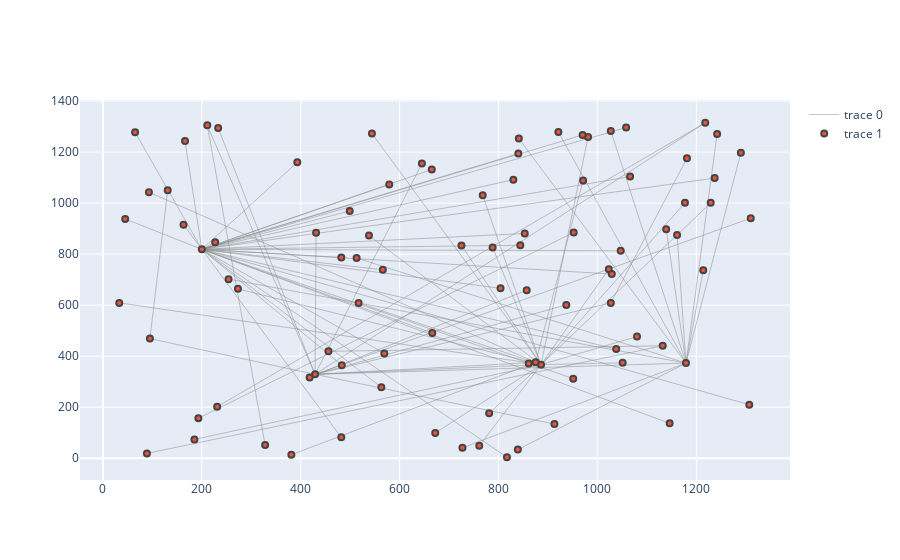

Notebook code for this chart:
### Code cell
# START get depth of the data
depth = 4
data = list(filter(lambda x: parsed_dict[x]['finalParent'] == 'MASTER' and
                   parsed_dict[x]['depth'] < 4,
                     parsed_dict.keys()))
newData = set(data)
# for i in data:
#     newData.add(parsed_dict[i]['parent'])
for i in newData:
    local_depth = depth
    parent = parsed_dict[i]['parent']
    local = i
    if parent == None or i == None:
        continue

    while local_depth >= 0:
        edges.append((local, parent))
        if i in newData or parent in newData:
            nodes.add(i)
            nodes.add(parent)
        if i:
            parent = parsed_dict[i]['parent']
        else:
            edges.append((local, ''))
            nodes.add(i)
            nodes.add(parent)
            nodes.add('SourceOfGraph')
            break
        local_depth -= 1
            
# END get depth of the data
            
G = nx.Graph()
G.add_nodes_from(list(nodes))
pos = {v: [random.randint(0, len(edges)) for i in range(dim)] for v in nodes} # TODO this is not good in here 
nx.set_node_attributes(G, pos, "pos")

G.add_edges_from(edges)

edge_x = []
edge_y = []
for edge in G.edges():
    x0, y0 = G.nodes[edge[0]]['pos']
    x1, y1 = G.nodes[edge[1]]['pos']
    edge_x.append(x0)
    edge_x.append(x1)
    edge_x.append(None)
    edge_y.append(y0)
    edge_y.append(y1)
    edge_y.append(None)

edge_trace = go.Scatter(
    x=edge_x, y=edge_y,
    line=dict(width=0.5, color='#888'),
    mode='lines')
node_x = []
node_y = []
for node in nodes:
    x, y = G.nodes[node]['pos']
    node_x.append(x)
    node_y.append(y)


node_trace = go.Scatter(
    x=node_x, y=node_y,
    mode='markers',
    hoverinfo='text',
    marker=dict(line_width=2))

node_adjacencies = []
node_text = []
for node in G.nodes():
    node_text.append(node)

node_trace.text = node_text

fig = go.Figure(data=[edge_trace, node_trace],
             layout=go.Layout(
                titlefont_size=16))
fig.show()

### Figure 1 — Plotly figure (JSON) as saved in the notebook; plotly's stock layout.template omitted (floating-point values rounded to 4 significant figures; data arrays with more than 128 entries replaced by an {"elided": "..."} marker saying what was removed)
{"data": [{"line": {"color": "#888", "width": 0.5}, "mode": "lines", "type": "scatter", "x": {"elided": "264 int values"}, "y": {"elided": "264 int values"}}, {"hoverinfo": "text", "marker": {"line": {"width": 2}}, "mode": "markers", "text": ["SURINC", "YOE_CUCONVCA", "SURAND1", "SUALNUD", "SUINTFLEX", "FIELD_CONTAINER_GP_MOD", "SUPP", "SU_GRIB_API", "SUPPVI", "IFS_INIT", "SUIAU", "MODEL_MOD:MODEL_DELETE", "SUMDDH", "YOMGSGEOM", "INI_SPP", "FIELDS_MOD:FIELDS_DELETE", "SUTRAJP", "SUMCC", "SULUN", "SUCT1", "YOMCSGEOM", "SUVWRK", "TESTVAR_MIX", "SUSPVARIABLES", "SU1YOM", "SUALDYN_DDH", "GRIB_HANDLES_MOD", "GEOMETRY_MOD", "SUALGCO", "SUMCUF", "SPNG_MOD", "YOMCST", "SUALMDH", "FALSIFY_SURF_FLDS", "MTRAJ_MOD", "SUJFH", "SUSAVTEND", "SUFP_CTL", "MODEL_MOD", "SUMP0", "FINAL_STATS", "SU0YOMA", "SUCT0", "SUCHET", "SURLX", "YOMGWDIAG", "SUIOS", "SU0YOMB", "SUALLO", "MASTER", "SUDIMO", "GEOMETRY_MOD:GEOMETRY_DELETE", "ALLOCATE_EMPTY_TRAJECTORY", "SUALTDH", "SUOPH", "OPDIS", "SURES", "IOSTREAM_MIX:IOSTREAM_STATS", "SUDIMF1", "SUDIMF2", "SULSFORC", "GET_SPP_CONF", "SUCST_IFSAUX", "IFLUSHFDBSUBS", "FIELDS_MOD", "CNT0", "SUGRIB", "SUECHK", "IOSTREAM_MIX:CLOSE_IOSTREAM", "CNT1", "SUTIM", "SU_SURF_FLDS", "SUALSPA", "SUIOSTREAM", "SUINI", "YEMLBC_INIT", ">MPL-GATHER", "GSTATS_OUTPUT_IFS", "supergom_final", "MODULE_RADTC_MIX", "SUDIM_TRAJ", "SUMPINI_PRT", "SUVAREPS", "SUMSC", "SUETLDIAG", "supergom_final%class_supergom", "SUNUD", "SUTRANS0", "supergom_destroy", "SURIP0", "DEALXMO", "SUSC2C"], "type": "scatter", "x": [1080, 666, 483, 566, 1146, 1307, 163, 1066, 1023, 886, 482, 95, 817, 89, 569, 875, 513, 727, 788, 517, 456, 33, 499, 830, 193, 65, 1229, 937, 853, 1029, 840, 185, 45, 381, 233, 781, 921, 544, 131, 1177, 1027, 1179, 981, 1290, 579, 1038, 227, 200, 1214, 645, 1058, 1132, 951, 665, 1139, 1181, 1237, 1218, 1242, 839, 482, 1047, 861, 328, 431, 429, 393, 841, 211, 952, 672, 1161, 844, 804, 725, 538, 231, 913, 1310, 563, 254, 761, 970, 768, 273, 418, 1027, 1051, 857, 93, 971, 166], "y": [477, 491, 365, 739, 137, 210, 915, 1104, 741, 367, 787, 469, 4, 19, 411, 376, 785, 41, 826, 609, 419, 609, 969, 1092, 157, 1278, 1001, 601, 881, 722, 1194, 74, 938, 14, 1294, 176, 1279, 1273, 1050, 1001, 609, 373, 1259, 1197, 1073, 428, 847, 819, 737, 1155, 1296, 441, 312, 1132, 898, 1176, 1098, 1315, 1271, 34, 82, 813, 371, 52, 884, 329, 1160, 1253, 1305, 885, 99, 875, 835, 666, 834, 873, 202, 134, 941, 278, 702, 49, 1267, 1031, 664, 317, 1283, 374, 659, 1043, 1089, 1243]}], "layout": {"title": {"font": {"size": 16}}}}
